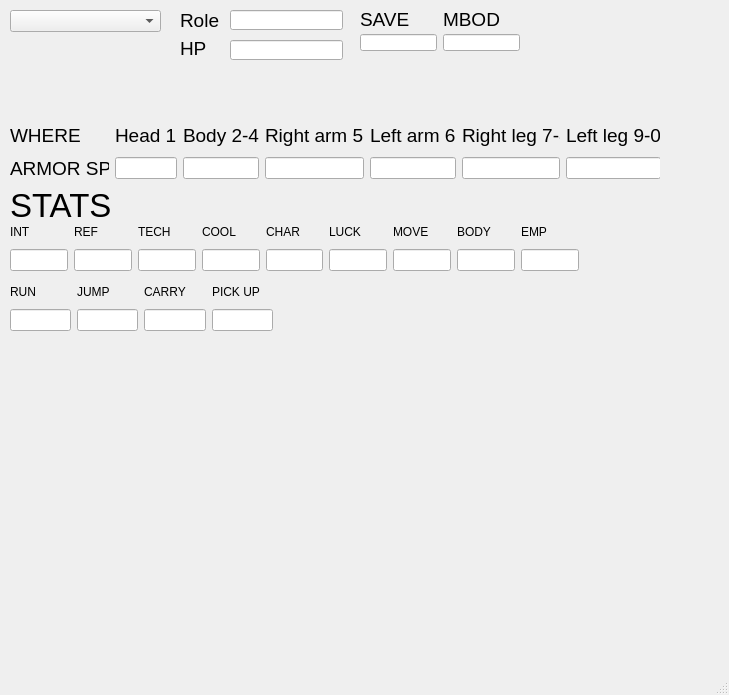
<?xml version="1.0" encoding="UTF-8"?>
<ui version="4.0">
 <class>InventoryManager</class>
 <widget class="QMainWindow" name="InventoryManager">
  <property name="geometry">
   <rect>
    <x>0</x>
    <y>0</y>
    <width>729</width>
    <height>695</height>
   </rect>
  </property>
  <property name="windowTitle">
   <string>MainWindow</string>
  </property>
  <widget class="QWidget" name="centralwidget">
   <widget class="QComboBox" name="CharacSel">
    <property name="geometry">
     <rect>
      <x>10</x>
      <y>10</y>
      <width>151</width>
      <height>22</height>
     </rect>
    </property>
   </widget>
   <widget class="QLabel" name="RoleLb">
    <property name="geometry">
     <rect>
      <x>180</x>
      <y>10</y>
      <width>41</width>
      <height>21</height>
     </rect>
    </property>
    <property name="font">
     <font>
      <pointsize>14</pointsize>
     </font>
    </property>
    <property name="text">
     <string>Role</string>
    </property>
   </widget>
   <widget class="QLabel" name="HPLb">
    <property name="geometry">
     <rect>
      <x>180</x>
      <y>40</y>
      <width>31</width>
      <height>16</height>
     </rect>
    </property>
    <property name="font">
     <font>
      <pointsize>14</pointsize>
     </font>
    </property>
    <property name="text">
     <string>HP</string>
    </property>
   </widget>
   <widget class="QLineEdit" name="Role">
    <property name="geometry">
     <rect>
      <x>230</x>
      <y>10</y>
      <width>113</width>
      <height>20</height>
     </rect>
    </property>
    <property name="readOnly">
     <bool>true</bool>
    </property>
   </widget>
   <widget class="QLineEdit" name="lineEdit">
    <property name="geometry">
     <rect>
      <x>230</x>
      <y>40</y>
      <width>113</width>
      <height>20</height>
     </rect>
    </property>
    <property name="readOnly">
     <bool>true</bool>
    </property>
   </widget>
   <widget class="QWidget" name="gridLayoutWidget">
    <property name="geometry">
     <rect>
      <x>10</x>
      <y>120</y>
      <width>650</width>
      <height>60</height>
     </rect>
    </property>
    <layout class="QGridLayout" name="gridLayout_4">
     <item row="2" column="3">
      <widget class="QLineEdit" name="RightarmArmor">
       <property name="readOnly">
        <bool>true</bool>
       </property>
      </widget>
     </item>
     <item row="0" column="4">
      <widget class="QLabel" name="label_6">
       <property name="font">
        <font>
         <pointsize>14</pointsize>
        </font>
       </property>
       <property name="text">
        <string>Left arm 6</string>
       </property>
      </widget>
     </item>
     <item row="2" column="4">
      <widget class="QLineEdit" name="LeftarmArmor">
       <property name="readOnly">
        <bool>true</bool>
       </property>
      </widget>
     </item>
     <item row="0" column="6">
      <widget class="QLabel" name="label_8">
       <property name="font">
        <font>
         <pointsize>14</pointsize>
        </font>
       </property>
       <property name="text">
        <string>Left leg 9-0</string>
       </property>
      </widget>
     </item>
     <item row="0" column="1">
      <widget class="QLabel" name="label">
       <property name="font">
        <font>
         <pointsize>14</pointsize>
        </font>
       </property>
       <property name="text">
        <string>Head 1</string>
       </property>
      </widget>
     </item>
     <item row="0" column="2">
      <widget class="QLabel" name="label_4">
       <property name="font">
        <font>
         <pointsize>14</pointsize>
        </font>
       </property>
       <property name="text">
        <string>Body 2-4</string>
       </property>
      </widget>
     </item>
     <item row="0" column="5">
      <widget class="QLabel" name="label_7">
       <property name="font">
        <font>
         <pointsize>14</pointsize>
        </font>
       </property>
       <property name="text">
        <string>Right leg 7-8</string>
       </property>
      </widget>
     </item>
     <item row="2" column="0">
      <widget class="QLabel" name="label_11">
       <property name="font">
        <font>
         <pointsize>14</pointsize>
        </font>
       </property>
       <property name="text">
        <string>ARMOR SP</string>
       </property>
      </widget>
     </item>
     <item row="0" column="0">
      <widget class="QLabel" name="label_10">
       <property name="font">
        <font>
         <pointsize>14</pointsize>
        </font>
       </property>
       <property name="text">
        <string>WHERE</string>
       </property>
      </widget>
     </item>
     <item row="2" column="5">
      <widget class="QLineEdit" name="RightlegArmor">
       <property name="readOnly">
        <bool>true</bool>
       </property>
      </widget>
     </item>
     <item row="2" column="6">
      <widget class="QLineEdit" name="LeftlegArmor">
       <property name="readOnly">
        <bool>true</bool>
       </property>
      </widget>
     </item>
     <item row="2" column="2">
      <widget class="QLineEdit" name="BodyArmor">
       <property name="readOnly">
        <bool>true</bool>
       </property>
      </widget>
     </item>
     <item row="2" column="1">
      <widget class="QLineEdit" name="HeadArmor">
       <property name="readOnly">
        <bool>true</bool>
       </property>
      </widget>
     </item>
     <item row="0" column="3">
      <widget class="QLabel" name="label_5">
       <property name="font">
        <font>
         <pointsize>14</pointsize>
        </font>
       </property>
       <property name="text">
        <string>Right arm 5</string>
       </property>
      </widget>
     </item>
    </layout>
   </widget>
   <widget class="QWidget" name="gridLayoutWidget_2">
    <property name="geometry">
     <rect>
      <x>360</x>
      <y>10</y>
      <width>160</width>
      <height>41</height>
     </rect>
    </property>
    <layout class="QGridLayout" name="gridLayout_5">
     <item row="0" column="1">
      <widget class="QLabel" name="label_3">
       <property name="font">
        <font>
         <pointsize>14</pointsize>
        </font>
       </property>
       <property name="text">
        <string>MBOD</string>
       </property>
      </widget>
     </item>
     <item row="0" column="0">
      <widget class="QLabel" name="label_2">
       <property name="font">
        <font>
         <pointsize>14</pointsize>
        </font>
       </property>
       <property name="text">
        <string>SAVE</string>
       </property>
      </widget>
     </item>
     <item row="1" column="1">
      <widget class="QLineEdit" name="lineEdit_4">
       <property name="readOnly">
        <bool>true</bool>
       </property>
      </widget>
     </item>
     <item row="1" column="0">
      <widget class="QLineEdit" name="lineEdit_5">
       <property name="readOnly">
        <bool>true</bool>
       </property>
      </widget>
     </item>
    </layout>
   </widget>
   <widget class="QLabel" name="label_9">
    <property name="geometry">
     <rect>
      <x>10</x>
      <y>190</y>
      <width>111</width>
      <height>31</height>
     </rect>
    </property>
    <property name="font">
     <font>
      <pointsize>25</pointsize>
     </font>
    </property>
    <property name="text">
     <string>STATS</string>
    </property>
   </widget>
   <widget class="QWidget" name="gridLayoutWidget_3">
    <property name="geometry">
     <rect>
      <x>10</x>
      <y>220</y>
      <width>569</width>
      <height>51</height>
     </rect>
    </property>
    <layout class="QGridLayout" name="gridLayout_6">
     <item row="1" column="8">
      <widget class="QLineEdit" name="BODY">
       <property name="readOnly">
        <bool>true</bool>
       </property>
      </widget>
     </item>
     <item row="0" column="1">
      <widget class="QLabel" name="label_13">
       <property name="text">
        <string>REF</string>
       </property>
      </widget>
     </item>
     <item row="1" column="4">
      <widget class="QLineEdit" name="CHAR">
       <property name="readOnly">
        <bool>true</bool>
       </property>
      </widget>
     </item>
     <item row="0" column="4">
      <widget class="QLabel" name="label_20">
       <property name="text">
        <string>CHAR</string>
       </property>
      </widget>
     </item>
     <item row="0" column="5">
      <widget class="QLabel" name="label_21">
       <property name="text">
        <string>LUCK</string>
       </property>
      </widget>
     </item>
     <item row="0" column="6">
      <widget class="QLabel" name="label_22">
       <property name="text">
        <string>MOVE</string>
       </property>
      </widget>
     </item>
     <item row="1" column="3">
      <widget class="QLineEdit" name="COOL">
       <property name="readOnly">
        <bool>true</bool>
       </property>
      </widget>
     </item>
     <item row="1" column="6">
      <widget class="QLineEdit" name="MOV">
       <property name="readOnly">
        <bool>true</bool>
       </property>
      </widget>
     </item>
     <item row="0" column="0">
      <widget class="QLabel" name="label_12">
       <property name="text">
        <string>INT</string>
       </property>
      </widget>
     </item>
     <item row="1" column="5">
      <widget class="QLineEdit" name="LUCK">
       <property name="readOnly">
        <bool>true</bool>
       </property>
      </widget>
     </item>
     <item row="0" column="2">
      <widget class="QLabel" name="label_18">
       <property name="text">
        <string>TECH</string>
       </property>
      </widget>
     </item>
     <item row="0" column="3">
      <widget class="QLabel" name="label_19">
       <property name="text">
        <string>COOL</string>
       </property>
      </widget>
     </item>
     <item row="1" column="2">
      <widget class="QLineEdit" name="TECH">
       <property name="readOnly">
        <bool>true</bool>
       </property>
      </widget>
     </item>
     <item row="1" column="1">
      <widget class="QLineEdit" name="REF">
       <property name="readOnly">
        <bool>true</bool>
       </property>
      </widget>
     </item>
     <item row="1" column="9">
      <widget class="QLineEdit" name="EMP">
       <property name="readOnly">
        <bool>true</bool>
       </property>
      </widget>
     </item>
     <item row="0" column="9">
      <widget class="QLabel" name="label_24">
       <property name="text">
        <string>EMP</string>
       </property>
      </widget>
     </item>
     <item row="1" column="0">
      <widget class="QLineEdit" name="INT">
       <property name="readOnly">
        <bool>true</bool>
       </property>
      </widget>
     </item>
     <item row="0" column="8">
      <widget class="QLabel" name="label_23">
       <property name="text">
        <string>BODY</string>
       </property>
      </widget>
     </item>
    </layout>
   </widget>
   <widget class="QWidget" name="gridLayoutWidget_4">
    <property name="geometry">
     <rect>
      <x>10</x>
      <y>280</y>
      <width>263</width>
      <height>51</height>
     </rect>
    </property>
    <layout class="QGridLayout" name="gridLayout_7">
     <item row="1" column="1">
      <widget class="QLineEdit" name="JUMP">
       <property name="readOnly">
        <bool>true</bool>
       </property>
      </widget>
     </item>
     <item row="0" column="1">
      <widget class="QLabel" name="label_15">
       <property name="text">
        <string>JUMP</string>
       </property>
      </widget>
     </item>
     <item row="0" column="3">
      <widget class="QLabel" name="label_17">
       <property name="text">
        <string>PICK UP</string>
       </property>
      </widget>
     </item>
     <item row="1" column="2">
      <widget class="QLineEdit" name="CARRY">
       <property name="readOnly">
        <bool>true</bool>
       </property>
      </widget>
     </item>
     <item row="0" column="0">
      <widget class="QLabel" name="label_14">
       <property name="text">
        <string>RUN</string>
       </property>
      </widget>
     </item>
     <item row="1" column="3">
      <widget class="QLineEdit" name="PICK">
       <property name="readOnly">
        <bool>true</bool>
       </property>
      </widget>
     </item>
     <item row="0" column="2">
      <widget class="QLabel" name="label_16">
       <property name="text">
        <string>CARRY</string>
       </property>
      </widget>
     </item>
     <item row="1" column="0">
      <widget class="QLineEdit" name="RUN">
       <property name="readOnly">
        <bool>true</bool>
       </property>
      </widget>
     </item>
    </layout>
   </widget>
  </widget>
  <widget class="QMenuBar" name="menubar">
   <property name="geometry">
    <rect>
     <x>0</x>
     <y>0</y>
     <width>729</width>
     <height>21</height>
    </rect>
   </property>
  </widget>
  <widget class="QStatusBar" name="statusbar"/>
 </widget>
 <resources/>
 <connections/>
</ui>
